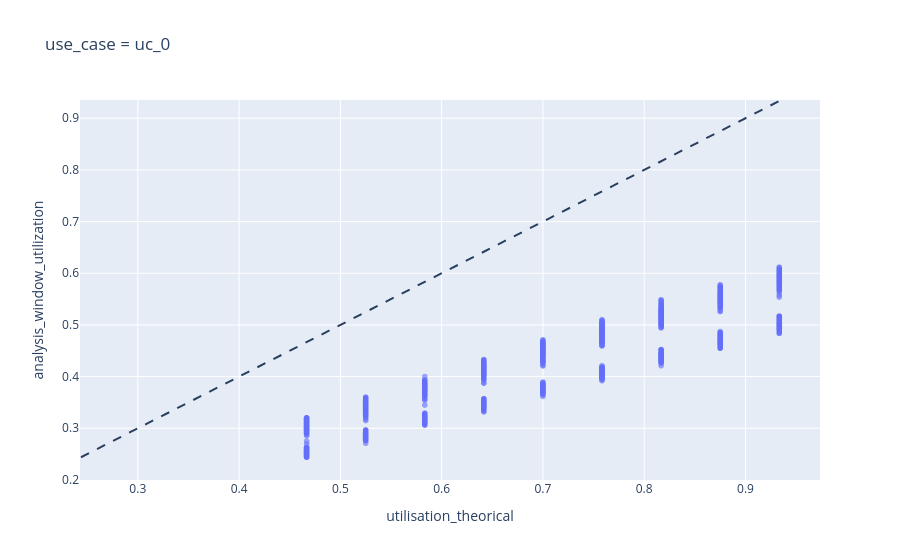
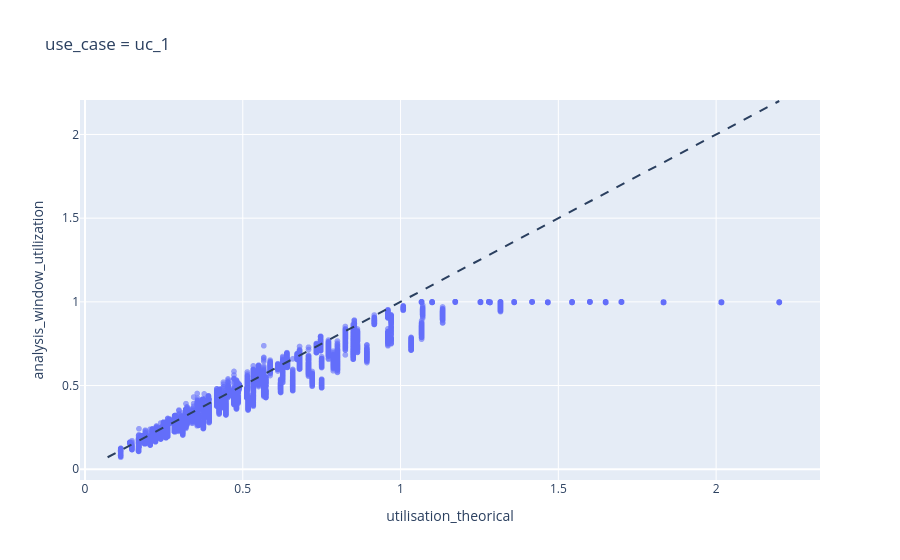
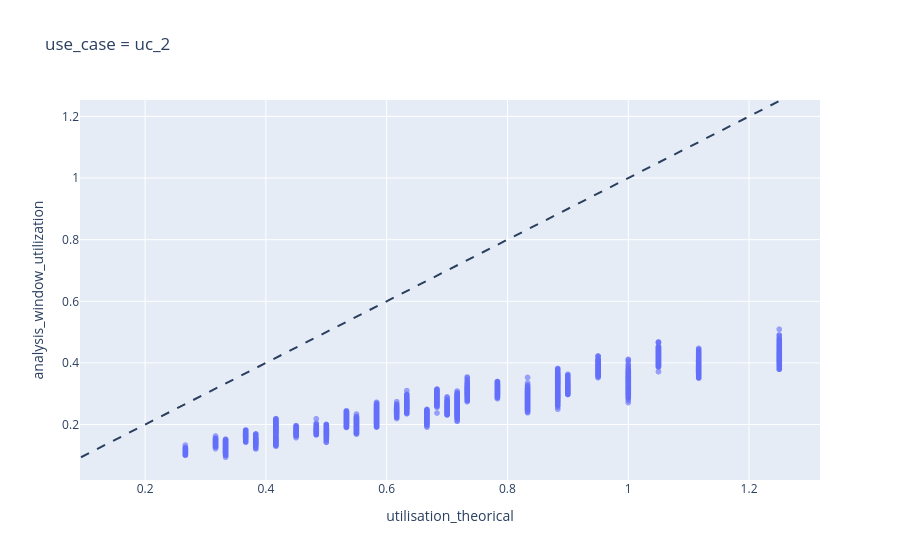

The cell these charts' notebook holds for them, in order:
### Code cell
for uc, g in df_merged.groupby("use_case", dropna=False):

    fig = px.scatter(
        g,
        x="utilisation_theorical",
        y="analysis_window_utilization",
        opacity=0.6,
        title=f"use_case = {uc}",
    )

    xmin = min(g["utilisation_theorical"].min(), g["analysis_window_utilization"].min())
    xmax = max(g["utilisation_theorical"].max(), g["analysis_window_utilization"].max())

    fig.add_shape(
        type="line",
        x0=xmin, y0=xmin,
        x1=xmax, y1=xmax,
        line=dict(dash="dash"),
    )

    fig.show()

### Figure 1 — Plotly figure (JSON) as saved in the notebook; plotly's stock layout.template omitted (floating-point values rounded to 4 significant figures; data arrays with more than 128 entries replaced by an {"elided": "..."} marker saying what was removed)
{"data": [{"hovertemplate": "utilisation_theorical=%{x}<br>analysis_window_utilization=%{y}<extra></extra>", "legendgroup": "", "marker": {"color": "#636efa", "opacity": 0.6, "symbol": "circle"}, "mode": "markers", "name": "", "showlegend": false, "type": "scattergl", "x": {"elided": "1800 float values"}, "xaxis": "x", "y": {"elided": "1800 float values"}, "yaxis": "y"}], "layout": {"legend": {"tracegroupgap": 0}, "shapes": [{"line": {"dash": "dash"}, "type": "line", "x0": 0.2439, "x1": 0.9333, "y0": 0.2439, "y1": 0.9333}], "title": {"text": "use_case = uc_0"}, "xaxis": {"anchor": "y", "domain": [0, 1], "title": {"text": "utilisation_theorical"}}, "yaxis": {"anchor": "x", "domain": [0, 1], "title": {"text": "analysis_window_utilization"}}}}

### Figure 2 — Plotly figure (JSON) as saved in the notebook; plotly's stock layout.template omitted (floating-point values rounded to 4 significant figures; data arrays with more than 128 entries replaced by an {"elided": "..."} marker saying what was removed)
{"data": [{"hovertemplate": "utilisation_theorical=%{x}<br>analysis_window_utilization=%{y}<extra></extra>", "legendgroup": "", "marker": {"color": "#636efa", "opacity": 0.6, "symbol": "circle"}, "mode": "markers", "name": "", "showlegend": false, "type": "scattergl", "x": {"elided": "13500 float values"}, "xaxis": "x", "y": {"elided": "13500 float values"}, "yaxis": "y"}], "layout": {"legend": {"tracegroupgap": 0}, "shapes": [{"line": {"dash": "dash"}, "type": "line", "x0": 0.0717, "x1": 2.2, "y0": 0.0717, "y1": 2.2}], "title": {"text": "use_case = uc_1"}, "xaxis": {"anchor": "y", "domain": [0, 1], "title": {"text": "utilisation_theorical"}}, "yaxis": {"anchor": "x", "domain": [0, 1], "title": {"text": "analysis_window_utilization"}}}}

### Figure 3 — Plotly figure (JSON) as saved in the notebook; plotly's stock layout.template omitted (floating-point values rounded to 4 significant figures; data arrays with more than 128 entries replaced by an {"elided": "..."} marker saying what was removed)
{"data": [{"hovertemplate": "utilisation_theorical=%{x}<br>analysis_window_utilization=%{y}<extra></extra>", "legendgroup": "", "marker": {"color": "#636efa", "opacity": 0.6, "symbol": "circle"}, "mode": "markers", "name": "", "showlegend": false, "type": "scattergl", "x": {"elided": "7200 float values"}, "xaxis": "x", "y": {"elided": "7200 float values"}, "yaxis": "y"}], "layout": {"legend": {"tracegroupgap": 0}, "shapes": [{"line": {"dash": "dash"}, "type": "line", "x0": 0.0939, "x1": 1.25, "y0": 0.0939, "y1": 1.25}], "title": {"text": "use_case = uc_2"}, "xaxis": {"anchor": "y", "domain": [0, 1], "title": {"text": "utilisation_theorical"}}, "yaxis": {"anchor": "x", "domain": [0, 1], "title": {"text": "analysis_window_utilization"}}}}
